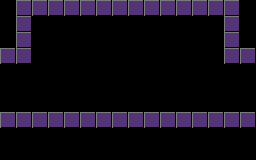

This game map was drawn from its Tiled (.tmx) file and the tilesets committed beside it. A one-line description and the full map source follow:
An orthogonal 16x10 tile map with 16x16 px tiles, 1 tile layer (Collisions), 2 tilesets and 4 objects.

<map version="1.2" tiledversion="1.2.0" orientation="orthogonal" renderorder="right-down" width="16" height="10" tilewidth="16" tileheight="16" infinite="0" nextlayerid="4" nextobjectid="6">
 <tileset firstgid="1" source="Tilesets/Debug_Sprites.tsx" />
 <tileset firstgid="65" source="Tilesets/Collision_Tiles.tsx" />
 <layer id="2" name="Collisions" width="16" height="10" opacity="0.49">
  <data encoding="csv">
0,65,65,65,65,65,65,65,65,65,65,65,65,65,65,0,
0,65,0,0,0,0,0,0,0,0,0,0,0,0,65,0,
0,65,0,0,0,0,0,0,0,0,0,0,0,0,65,0,
65,65,0,0,0,0,0,0,0,0,0,0,0,0,65,65,
0,0,0,0,0,0,0,0,0,0,0,0,0,0,0,0,
0,0,0,0,0,0,0,0,0,0,0,0,0,0,0,0,
0,0,0,0,0,0,0,0,0,0,0,0,0,0,0,0,
65,65,65,65,65,65,65,65,65,65,65,65,65,65,65,65,
0,0,0,0,0,0,0,0,0,0,0,0,0,0,0,0,
0,0,0,0,0,0,0,0,0,0,0,0,0,0,0,0
</data>
 </layer>
 <objectgroup id="3" name="Col">
  <object id="1" x="0" y="0" width="32" height="64" />
  <object id="2" x="32" y="0" width="208" height="16" />
  <object id="3" x="224" y="16" width="32" height="48" />
  <object id="4" x="0" y="112" width="256" height="48" />
 </objectgroup>
</map>